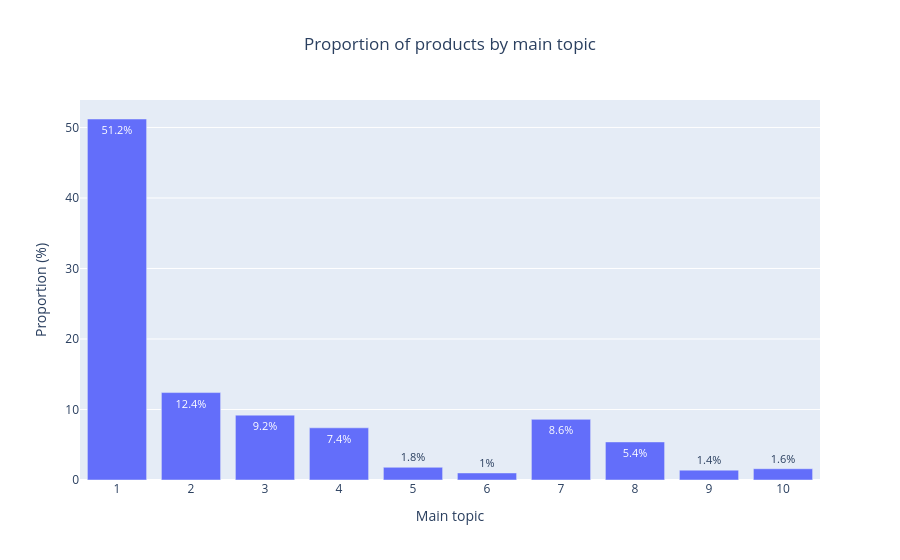

Here is the notebook cell this chart was saved with:
### Code cell
# Products' repartition by main_topic
topic_count = df['main_topic'].value_counts().reset_index()
topic_count['proportion'] = round(topic_count['count']/topic_count['count'].sum() * 100, 2)

print("Repartition of products by main topic")
display(topic_count)

fig = px.bar(topic_count, 
            x='main_topic', 
            y='proportion', 
            title="Proportion of products by main topic",
            labels={'main_topic': 'Main topic', 'proportion': 'Proportion (%)'},
            text='proportion'
            )
fig.update_traces(
            texttemplate='%{text}%', 
            textposition='auto',
            textfont_size=11
            )
fig.update_layout(
    xaxis=dict(
        dtick=1
    ),
    title_x=0.5
    )
fig.show()

### Figure 1 — Plotly figure (JSON) as saved in the notebook; plotly's stock layout.template omitted (floating-point values rounded to 4 significant figures)
{"data": [{"hovertemplate": "Main topic=%{x}<br>Proportion (%)=%{text}<extra></extra>", "legendgroup": "", "marker": {"color": "#636efa", "pattern": {"shape": ""}}, "name": "", "orientation": "v", "showlegend": false, "text": [51.2, 12.4, 9.2, 8.6, 7.4, 5.4, 1.8, 1.6, 1.4, 1.0], "textfont": {"size": 11}, "textposition": "auto", "texttemplate": "%{text}%", "type": "bar", "x": [1, 2, 3, 7, 4, 8, 5, 10, 9, 6], "xaxis": "x", "y": [51.2, 12.4, 9.2, 8.6, 7.4, 5.4, 1.8, 1.6, 1.4, 1.0], "yaxis": "y"}], "layout": {"barmode": "relative", "legend": {"tracegroupgap": 0}, "title": {"text": "Proportion of products by main topic", "x": 0.5}, "xaxis": {"anchor": "y", "domain": [0, 1], "dtick": 1, "title": {"text": "Main topic"}}, "yaxis": {"anchor": "x", "domain": [0, 1], "title": {"text": "Proportion (%)"}}}}
